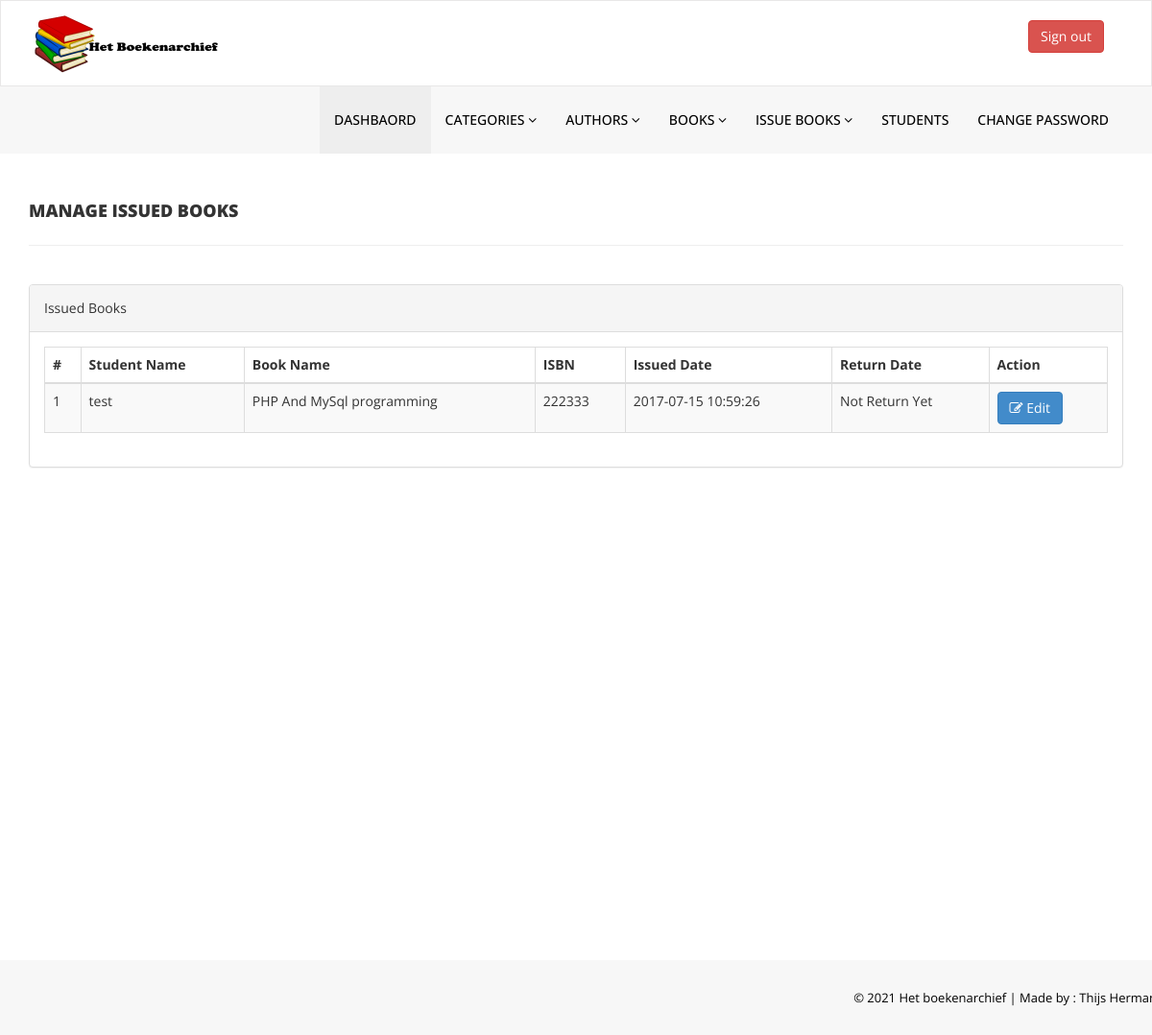
Screenshot of /admin/manage-issued-books.php (signed in) with the database file from the repository.
### tables this page shows
CREATE TABLE `tblissuedbookdetails` (
  `id` int(11) NOT NULL,
  `BookId` int(11) DEFAULT NULL,
  `StudentID` varchar(150) DEFAULT NULL,
  `IssuesDate` timestamp NULL DEFAULT current_timestamp(),
  `ReturnDate` timestamp NULL DEFAULT NULL ON UPDATE current_timestamp(),
  `RetrunStatus` int(1) DEFAULT NULL,
  `fine` int(11) DEFAULT NULL
);

CREATE TABLE `tblstudents` (
  `id` int(11) NOT NULL,
  `StudentId` varchar(100) DEFAULT NULL,
  `FullName` varchar(120) DEFAULT NULL,
  `EmailId` varchar(120) DEFAULT NULL,
  `MobileNumber` char(11) DEFAULT NULL,
  `Password` varchar(120) DEFAULT NULL,
  `Status` int(1) DEFAULT NULL,
  `RegDate` timestamp NULL DEFAULT current_timestamp(),
  `UpdationDate` timestamp NULL DEFAULT NULL ON UPDATE current_timestamp()
);

CREATE TABLE `tblbooks` (
  `id` int(11) NOT NULL,
  `BookName` varchar(255) DEFAULT NULL,
  `CatId` int(11) DEFAULT NULL,
  `AuthorId` int(11) DEFAULT NULL,
  `ISBNNumber` bigint(11) DEFAULT NULL,
  `BookPrice` int(11) DEFAULT NULL,
  `RegDate` timestamp NULL DEFAULT current_timestamp(),
  `UpdationDate` timestamp NULL DEFAULT NULL ON UPDATE current_timestamp()
);

### admin/manage-issued-books.php (the view, shortened to what this page needs)
<?php
include('includes/config.php');
if(strlen($_SESSION['alogin'])==0)
    {
header('location:index.php');
}
else{
    ?>
<!DOCTYPE html>
<html xmlns="http://www.w3.org/1999/xhtml">
<head>
    <link href="assets/css/bootstrap.css" rel="stylesheet" />
    <link href="assets/css/font-awesome.css" rel="stylesheet" />
    <link href="assets/js/dataTables/dataTables.bootstrap.css" rel="stylesheet" />
    <link href="assets/css/style.css" rel="stylesheet" />
</head>
<body>
<?php include('includes/header.php');?>
    <div class="content-wrapper">
         <div class="container">
        <div class="row pad-botm">
            <div class="col-md-12">
                <h4 class="header-line">Manage Issued Books</h4>
    </div>
     <div class="row">
</div>
        </div>
            <div class="row">
                <div class="col-md-12">
                    <div class="panel panel-default">
                        <div class="panel-heading">
                          Issued Books
                        </div>
                        <div class="panel-body">
                            <div class="table-responsive">
                                <table class="table table-striped table-bordered table-hover" id="dataTables-example">
                                    <thead>
                                        <tr>
                                            <th>#</th>
                                            <th>Student Name</th>
                                            <th>Book Name</th>
                                            <th>ISBN </th>
                                            <th>Issued Date</th>
                                            <th>Return Date</th>
                                            <th>Action</th>
                                        </tr>
                                    </thead>
                                    <tbody>
<?php $sql = "SELECT tblstudents.FullName,tblbooks.BookName,tblbooks.ISBNNumber,tblissuedbookdetails.IssuesDate,tblissuedbookdetails.ReturnDate,tblissuedbookdetails.id as rid from  tblissuedbookdetails join tblstudents on tblstudents.StudentId=tblissuedbookdetails.StudentId join tblbooks on tblbooks.id=tblissuedbookdetails.BookId order by tblissuedbookdetails.id desc";
$query = $dbh -> prepare($sql);
$query->execute();
$results=$query->fetchAll(PDO::FETCH_OBJ);
$cnt=1;
if($query->rowCount() > 0)
{
foreach($results as $result)
{               ?>
                                        <tr class="odd gradeX">
                                            <td class="center"><?php echo htmlentities($cnt);?></td>
                                            <td class="center"><?php echo htmlentities($result->FullName);?></td>
                                            <td class="center"><?php echo htmlentities($result->BookName);?></td>
                                            <td class="center"><?php echo htmlentities($result->ISBNNumber);?></td>
                                            <td class="center"><?php echo htmlentities($result->IssuesDate);?></td>
                                            <td class="center"><?php if($result->ReturnDate=="")
                                            {
                                                echo htmlentities("Not Return Yet");
                                            } else {
                                            echo htmlentities($result->ReturnDate);
}
                                            ?></td>
                                            <td class="center">
                                            <a href="update-issue-bookdeails.php?rid=<?php echo htmlentities($result->rid);?>"><button class="btn btn-primary"><i class="fa fa-edit "></i> Edit</button>
                                            </td>
                                        </tr>
 <?php $cnt=$cnt+1;}} ?>
                                    </tbody>
                                </table>
                            </div>
                        </div>
                    </div>
                </div>
            </div>
    </div>
    </div>
  <?php include('includes/footer.php');?>
</body>
</html>
<?php } ?>

### admin/assets/css/style.css (style rules this page uses)
.content-wrapper { margin-top: 40px; min-height:800px; padding-bottom:90px; }
.header-line { font-weight:900; padding-bottom:25px; border-bottom:1px solid #eeeeee; text-transform:uppercase; }
.pad-botm { padding-bottom:30px; }

### rows the page displays
tblissuedbookdetails: tblstudents.FullName "test", BookId.BookName "PHP And MySql programming", BookId.ISBNNumber "222333", IssuesDate "2017-07-15 10:59:26"
